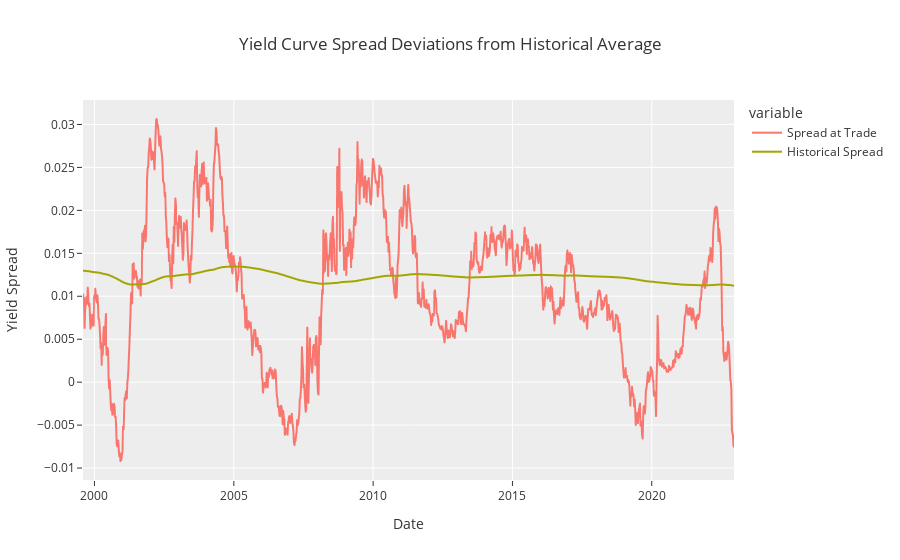

Notebook source saved alongside this figure:
### Code cell
tt = t.drop(columns=['usa_3m_zcb','usa_5y_zcb'])
fig = px.line(
    tt.iloc[500:].rename(columns={
        'spread': 'Spread at Trade',
        'avg_spread': 'Historical Spread',
    }),
    template=plotly_template,
    labels={
        'value': 'Yield Spread',
        'index': 'Date',
    },
    title="Yield Curve Spread Deviations from Historical Average",
)
fig

### Figure 1 — Plotly figure (JSON) as saved in the notebook; plotly's stock layout.template omitted (floating-point values rounded to 4 significant figures; data arrays with more than 128 entries replaced by an {"elided": "..."} marker saying what was removed)
{"data": [{"hovertemplate": "variable=Spread at Trade<br>Date=%{x}<br>Yield Spread=%{y}<extra></extra>", "legendgroup": "Spread at Trade", "line": {"color": "#F8766D", "dash": "solid"}, "marker": {"symbol": "circle"}, "mode": "lines", "name": "Spread at Trade", "showlegend": true, "type": "scattergl", "x": {"elided": "1214 str values"}, "xaxis": "x", "y": {"elided": "1214 float values"}, "yaxis": "y"}, {"hovertemplate": "variable=Historical Spread<br>Date=%{x}<br>Yield Spread=%{y}<extra></extra>", "legendgroup": "Historical Spread", "line": {"color": "#A3A500", "dash": "solid"}, "marker": {"symbol": "circle"}, "mode": "lines", "name": "Historical Spread", "showlegend": true, "type": "scattergl", "x": {"elided": "1214 str values"}, "xaxis": "x", "y": {"elided": "1214 float values"}, "yaxis": "y"}], "layout": {"autosize": true, "legend": {"title": {"text": "variable"}, "tracegroupgap": 0}, "title": {"text": "Yield Curve Spread Deviations from Historical Average"}, "xaxis": {"anchor": "y", "autorange": true, "domain": [0, 1], "range": ["1999-08-04", "2022-12-14"], "title": {"text": "Date"}, "type": "date"}, "yaxis": {"anchor": "x", "autorange": true, "domain": [0, 1], "range": [-0.01139, 0.03285], "title": {"text": "Yield Spread"}, "type": "linear"}}}
